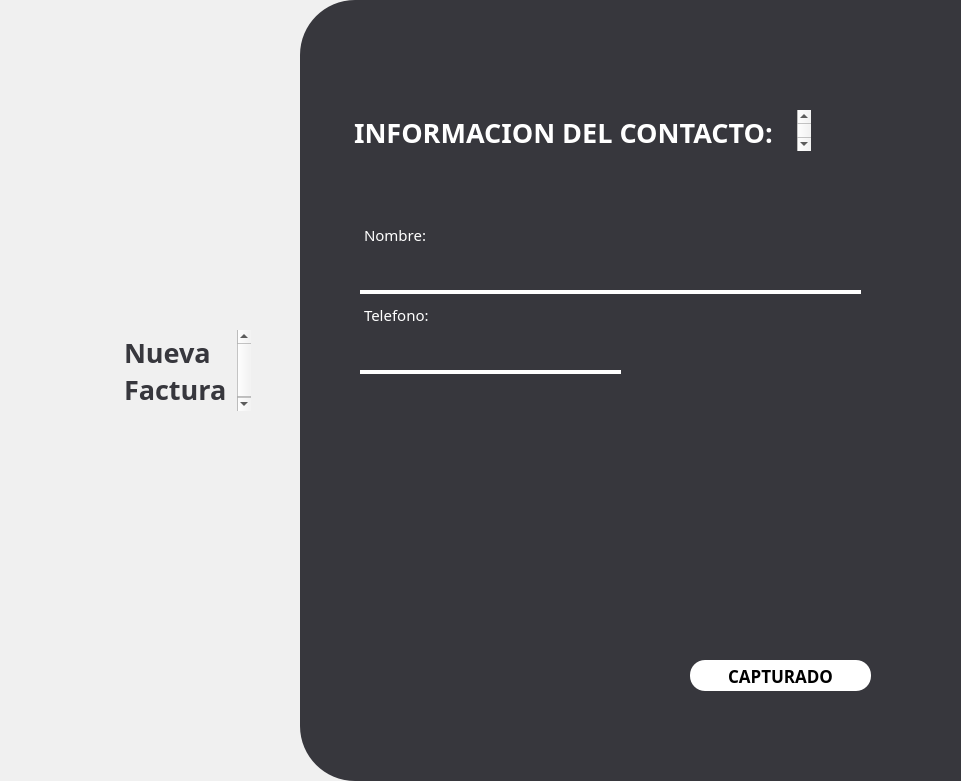
  <widget class="QFrame" name="frame_white">
   <property name="geometry">
    <rect>
     <x>340</x>
     <y>0</y>
     <width>961</width>
     <height>781</height>
    </rect>
   </property>
   <property name="styleSheet">
    <string notr="true">QFrame {
    border: none;       /* Color y grosor del borde */
    border-radius: 55px;          /* Radio de las esquinas */
    background-color: #f0f0f0;    /* Color de fondo */
    margin: 0px;                  /* Margen externo a 0 */
    padding: 0px;                 /* Espaciado interno a 0 */
}

</string>
   </property>
   <property name="frameShape">
    <enum>QFrame::StyledPanel</enum>
   </property>
   <property name="frameShadow">
    <enum>QFrame::Raised</enum>
   </property>
   <widget class="QFrame" name="frame_white_grey">
    <property name="geometry">
     <rect>
      <x>300</x>
      <y>0</y>
      <width>961</width>
      <height>781</height>
     </rect>
    </property>
    <property name="styleSheet">
     <string notr="true">QFrame {
    border: none;       /* Color y grosor del borde */
    border-radius: 55px;          /* Radio de las esquinas */
    background-color: #37373d;    /* Color de fondo */
    margin: 0px;                  /* Margen externo a 0 */
    padding: 0px;                 /* Espaciado interno a 0 */
}

</string>
    </property>
    <property name="frameShape">
     <enum>QFrame::StyledPanel</enum>
    </property>
    <property name="frameShadow">
     <enum>QFrame::Raised</enum>
    </property>
    <widget class="QLineEdit" name="NombreHolder">
     <property name="geometry">
      <rect>
       <x>50</x>
       <y>250</y>
       <width>521</width>
       <height>41</height>
      </rect>
     </property>
     <property name="font">
      <font>
       <family>Montserrat</family>
       <pointsize>18</pointsize>
      </font>
     </property>
     <property name="layoutDirection">
      <enum>Qt::LeftToRight</enum>
     </property>
     <property name="styleSheet">
      <string notr="true">QLineEdit{
		border: none;
		background: transparent; 
		 border-radius: 20px; 
}</string>
     </property>
     <property name="inputMask">
      <string/>
     </property>
     <property name="text">
      <string/>
     </property>
     <property name="alignment">
      <set>Qt::AlignCenter</set>
     </property>
     <property name="placeholderText">
      <string/>
     </property>
    </widget>
    <widget class="QPushButton" name="EnviarButton">
     <property name="geometry">
      <rect>
       <x>390</x>
       <y>660</y>
       <width>181</width>
       <height>31</height>
      </rect>
     </property>
     <property name="font">
      <font>
       <family>Montserrat</family>
       <pointsize>13</pointsize>
       <weight>75</weight>
       <bold>true</bold>
      </font>
     </property>
     <property name="styleSheet">
      <string notr="true">QPushButton{
		background: #FFFFFF; 
		 border-radius: 15px; 
}</string>
     </property>
     <property name="text">
      <string>CAPTURADO</string>
     </property>
    </widget>
    <widget class="QTextBrowser" name="InfodelText">
     <property name="geometry">
      <rect>
       <x>50</x>
       <y>110</y>
       <width>461</width>
       <height>41</height>
      </rect>
     </property>
     <property name="sizePolicy">
      <sizepolicy hsizetype="Expanding" vsizetype="Expanding">
       <horstretch>0</horstretch>
       <verstretch>0</verstretch>
      </sizepolicy>
     </property>
     <property name="font">
      <font>
       <family>Montserrat</family>
      </font>
     </property>
     <property name="toolTipDuration">
      <number>-1</number>
     </property>
     <property name="autoFillBackground">
      <bool>false</bool>
     </property>
     <property name="styleSheet">
      <string notr="true">QTextBrowser {
    background: transparent;  /* Quitar el fondo */
	color:#FFFFFF;
    border: none;             /* Quitar el borde */
	margin: 0;                /* Eliminar márgenes */
}</string>
     </property>
     <property name="html">
      <string>&lt;!DOCTYPE HTML PUBLIC &quot;-//W3C//DTD HTML 4.0//EN&quot; &quot;http://www.w3.org/TR/REC-html40/strict.dtd&quot;&gt;
&lt;html&gt;&lt;head&gt;&lt;meta name=&quot;qrichtext&quot; content=&quot;1&quot; /&gt;&lt;style type=&quot;text/css&quot;&gt;
p, li { white-space: pre-wrap; }
&lt;/style&gt;&lt;/head&gt;&lt;body style=&quot; font-family:'Montserrat'; font-size:8.25pt; font-weight:400; font-style:normal;&quot;&gt;
&lt;p style=&quot; margin-top:0px; margin-bottom:0px; margin-left:0px; margin-right:0px; -qt-block-indent:0; text-indent:0px;&quot;&gt;&lt;span style=&quot; font-family:'MS Shell Dlg 2'; font-size:20pt; font-weight:600;&quot;&gt;INFORMACION DEL CONTACTO:&lt;/span&gt;&lt;/p&gt;&lt;/body&gt;&lt;/html&gt;</string>
     </property>
    </widget>
    <widget class="QTextBrowser" name="NombreText">
     <property name="geometry">
      <rect>
       <x>60</x>
       <y>220</y>
       <width>291</width>
       <height>41</height>
      </rect>
     </property>
     <property name="sizePolicy">
      <sizepolicy hsizetype="Expanding" vsizetype="Expanding">
       <horstretch>0</horstretch>
       <verstretch>0</verstretch>
      </sizepolicy>
     </property>
     <property name="font">
      <font>
       <family>Montserrat</family>
       <pointsize>5</pointsize>
      </font>
     </property>
     <property name="toolTipDuration">
      <number>-1</number>
     </property>
     <property name="autoFillBackground">
      <bool>false</bool>
     </property>
     <property name="styleSheet">
      <string notr="true">QTextBrowser {
    background: transparent;  /* Quitar el fondo */
	color:#FFFFFF;
    border: none;             /* Quitar el borde */
	margin: 0;                /* Eliminar márgenes */
}</string>
     </property>
     <property name="html">
      <string>&lt;!DOCTYPE HTML PUBLIC &quot;-//W3C//DTD HTML 4.0//EN&quot; &quot;http://www.w3.org/TR/REC-html40/strict.dtd&quot;&gt;
&lt;html&gt;&lt;head&gt;&lt;meta name=&quot;qrichtext&quot; content=&quot;1&quot; /&gt;&lt;style type=&quot;text/css&quot;&gt;
p, li { white-space: pre-wrap; }
&lt;/style&gt;&lt;/head&gt;&lt;body style=&quot; font-family:'Montserrat'; font-size:5pt; font-weight:400; font-style:normal;&quot;&gt;
&lt;p style=&quot; margin-top:0px; margin-bottom:0px; margin-left:0px; margin-right:0px; -qt-block-indent:0; text-indent:0px;&quot;&gt;&lt;span style=&quot; font-size:11pt;&quot;&gt;Nombre:&lt;/span&gt;&lt;/p&gt;&lt;/body&gt;&lt;/html&gt;</string>
     </property>
    </widget>
    <widget class="QLineEdit" name="TelefonoHolder">
     <property name="geometry">
      <rect>
       <x>50</x>
       <y>330</y>
       <width>271</width>
       <height>41</height>
      </rect>
     </property>
     <property name="font">
      <font>
       <family>Montserrat</family>
       <pointsize>18</pointsize>
      </font>
     </property>
     <property name="layoutDirection">
      <enum>Qt::LeftToRight</enum>
     </property>
     <property name="styleSheet">
      <string notr="true">QLineEdit{
		border: none;
		background: transparent; 
		 border-radius: 20px; 
}</string>
     </property>
     <property name="inputMask">
      <string/>
     </property>
     <property name="alignment">
      <set>Qt::AlignCenter</set>
     </property>
     <property name="placeholderText">
      <string/>
     </property>
    </widget>
    <widget class="QTextBrowser" name="TelefonoText">
     <property name="geometry">
      <rect>
       <x>60</x>
       <y>300</y>
       <width>291</width>
       <height>41</height>
      </rect>
     </property>
     <property name="sizePolicy">
      <sizepolicy hsizetype="Expanding" vsizetype="Expanding">
       <horstretch>0</horstretch>
       <verstretch>0</verstretch>
      </sizepolicy>
     </property>
     <property name="font">
      <font>
       <family>Montserrat</family>
       <pointsize>5</pointsize>
      </font>
     </property>
     <property name="toolTipDuration">
      <number>-1</number>
     </property>
     <property name="autoFillBackground">
      <bool>false</bool>
     </property>
     <property name="styleSheet">
      <string notr="true">QTextBrowser {
    background: transparent;  /* Quitar el fondo */
	color:#FFFFFF;
    border: none;             /* Quitar el borde */
	margin: 0;                /* Eliminar márgenes */
}</string>
     </property>
     <property name="html">
      <string>&lt;!DOCTYPE HTML PUBLIC &quot;-//W3C//DTD HTML 4.0//EN&quot; &quot;http://www.w3.org/TR/REC-html40/strict.dtd&quot;&gt;
&lt;html&gt;&lt;head&gt;&lt;meta name=&quot;qrichtext&quot; content=&quot;1&quot; /&gt;&lt;style type=&quot;text/css&quot;&gt;
p, li { white-space: pre-wrap; }
&lt;/style&gt;&lt;/head&gt;&lt;body style=&quot; font-family:'Montserrat'; font-size:5pt; font-weight:400; font-style:normal;&quot;&gt;
&lt;p style=&quot; margin-top:0px; margin-bottom:0px; margin-left:0px; margin-right:0px; -qt-block-indent:0; text-indent:0px;&quot;&gt;&lt;span style=&quot; font-size:11pt;&quot;&gt;Telefono:&lt;/span&gt;&lt;/p&gt;&lt;/body&gt;&lt;/html&gt;</string>
     </property>
    </widget>
    <widget class="QFrame" name="frame_11">
     <property name="geometry">
      <rect>
       <x>60</x>
       <y>370</y>
       <width>261</width>
       <height>4</height>
      </rect>
     </property>
     <property name="styleSheet">
      <string notr="true">QFrame {
    border: none;       /* Color y grosor del borde */
    background-color: #FFFFFF;    /* Color de fondo */
}

</string>
     </property>
     <property name="frameShape">
      <enum>QFrame::StyledPanel</enum>
     </property>
     <property name="frameShadow">
      <enum>QFrame::Raised</enum>
     </property>
    </widget>
    <widget class="QFrame" name="frame_12">
     <property name="geometry">
      <rect>
       <x>60</x>
       <y>290</y>
       <width>501</width>
       <height>4</height>
      </rect>
     </property>
     <property name="styleSheet">
      <string notr="true">QFrame {
    border: none;       /* Color y grosor del borde */
    background-color: #FFFFFF;    /* Color de fondo */
}

</string>
     </property>
     <property name="frameShape">
      <enum>QFrame::StyledPanel</enum>
     </property>
     <property name="frameShadow">
      <enum>QFrame::Raised</enum>
     </property>
    </widget>
   </widget>
   <widget class="QLabel" name="NuevaFacturaImg">
    <property name="geometry">
     <rect>
      <x>30</x>
      <y>310</y>
      <width>81</width>
      <height>111</height>
     </rect>
    </property>
    <property name="text">
     <string/>
    </property>
    <property name="pixmap">
     <pixmap>../assets/Pendientes.png</pixmap>
    </property>
    <property name="scaledContents">
     <bool>true</bool>
    </property>
   </widget>
   <widget class="QTextBrowser" name="NuevaFactText">
    <property name="geometry">
     <rect>
      <x>120</x>
      <y>330</y>
      <width>131</width>
      <height>81</height>
     </rect>
    </property>
    <property name="sizePolicy">
     <sizepolicy hsizetype="Expanding" vsizetype="Expanding">
      <horstretch>0</horstretch>
      <verstretch>0</verstretch>
     </sizepolicy>
    </property>
    <property name="font">
     <font>
      <family>Montserrat</family>
     </font>
    </property>
    <property name="toolTipDuration">
     <number>-1</number>
    </property>
    <property name="autoFillBackground">
     <bool>false</bool>
    </property>
    <property name="styleSheet">
     <string notr="true">QTextBrowser {
    background: transparent;  /* Quitar el fondo */
	color:#37373d;
    border: none;             /* Quitar el borde */
	margin: 0;                /* Eliminar márgenes */
}</string>
    </property>
    <property name="html">
     <string>&lt;!DOCTYPE HTML PUBLIC &quot;-//W3C//DTD HTML 4.0//EN&quot; &quot;http://www.w3.org/TR/REC-html40/strict.dtd&quot;&gt;
&lt;html&gt;&lt;head&gt;&lt;meta name=&quot;qrichtext&quot; content=&quot;1&quot; /&gt;&lt;style type=&quot;text/css&quot;&gt;
p, li { white-space: pre-wrap; }
&lt;/style&gt;&lt;/head&gt;&lt;body style=&quot; font-family:'Montserrat'; font-size:8.25pt; font-weight:400; font-style:normal;&quot;&gt;
&lt;p style=&quot; margin-top:0px; margin-bottom:0px; margin-left:0px; margin-right:0px; -qt-block-indent:0; text-indent:0px;&quot;&gt;&lt;span style=&quot; font-family:'MS Shell Dlg 2'; font-size:20pt; font-weight:600;&quot;&gt;Nueva &lt;/span&gt;&lt;/p&gt;
&lt;p style=&quot; margin-top:0px; margin-bottom:0px; margin-left:0px; margin-right:0px; -qt-block-indent:0; text-indent:0px;&quot;&gt;&lt;span style=&quot; font-family:'MS Shell Dlg 2'; font-size:20pt; font-weight:600;&quot;&gt;Factura&lt;/span&gt;&lt;/p&gt;&lt;/body&gt;&lt;/html&gt;</string>
    </property>
   </widget>
  </widget>
